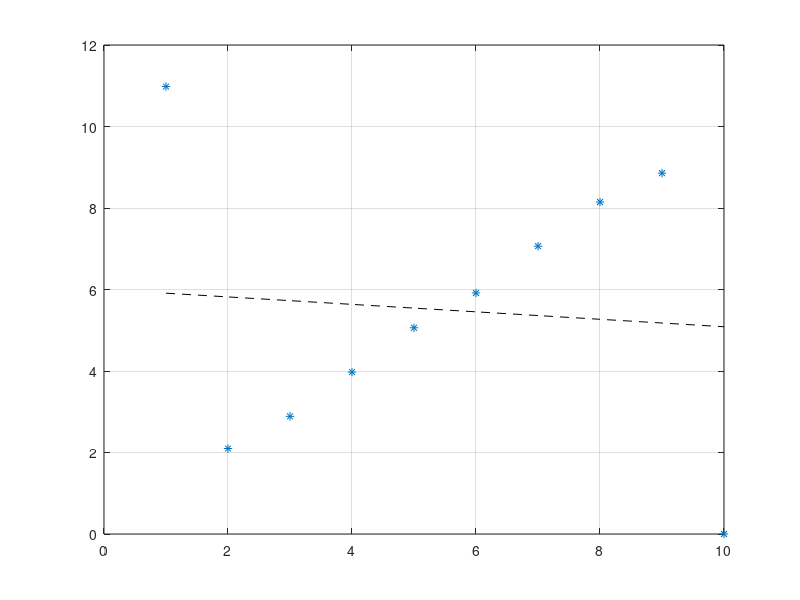

This chart was generated by the following MATLAB code: (Note: this script raises an error after producing the figure.)
close all;
clear all;
clc;

N = 10;
m = 2;
%method = "winsor";
method = "huber";
k = 0.6;

eps = 0.001;
max_it = 100;

a1 = 1;
a2 = 0;

x = 1:N;
y = a1 * x + a2 + randn(1, N) / 10;

% Adding fat errors
y(1) = y(1) + 10;
%y(2) = 2;
y(10) = 0;

y0 = y;

figure;
plot(x, y0, '*');
hold on;
grid on;

X = [ones(1, N);
     x]';
 
x = x';
y = y';

bin = (X' * X)^(-1) * X' * y;

y_p = bin(1) + bin(2) .* x;

ri = y - y_p;

plot(x, y_p, 'k--')

for i = 1:max_it

   bi = bin;

   if (method == "winsor")
    ri_wins = winsorIt(ri, m);
   else
    ri_wins = huber(ri, k);
   end
  
   %figure;
   
   y = y_p + ri_wins;
    
   bin = (X' * X)^(-1) * X' * y;

   y_p = bin(1) + bin(2) .* x;

   ri = y - y_p;    

   if (abs(bin - bi) < eps)
       break;
   end
   
   plot(x, y_p);
    
end

disp(['Iterations: ', num2str(i)]);

figure;
plot(x, y0, '*');
hold on;
grid on;
plot(x, y_p);

